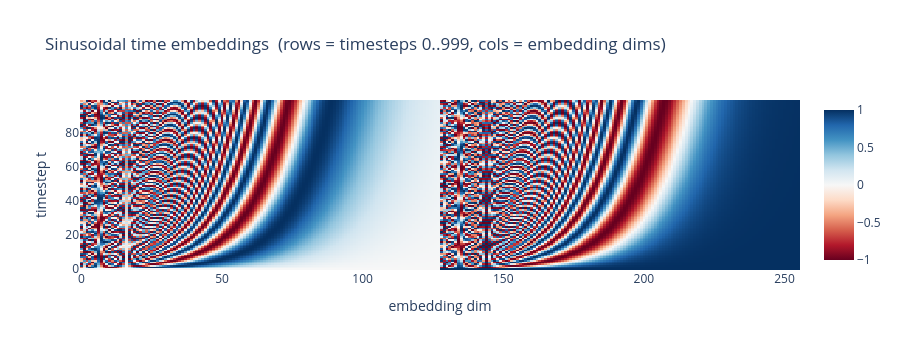

Notebook cell for this chart:
### Code cell
emb_0 = sinusoidal_embedding(0)
emb_500 = sinusoidal_embedding(500)
emb_999 = sinusoidal_embedding(999)

assert emb_0.shape == (256,), f"expected (256,), got {emb_0.shape}"
assert not jnp.allclose(emb_0, emb_500), (
    "different timesteps must give different embeddings"
)
assert not jnp.allclose(emb_500, emb_999)
print("✓ sinusoidal_embedding works")

# Visualise: each row is an embedding for a different t
embs = jnp.stack([sinusoidal_embedding(t) for t in range(0, 1000, 10)])
fig = go.Figure(go.Heatmap(z=np.array(embs), colorscale="RdBu", zmid=0))
fig.update_layout(
    title="Sinusoidal time embeddings  (rows = timesteps 0..999, cols = embedding dims)",
    xaxis_title="embedding dim",
    yaxis_title="timestep t",
    height=350,
)
fig.show()

### Figure 1 — Plotly figure (JSON) as saved in the notebook; plotly's stock layout.template omitted (floating-point values rounded to 4 significant figures; data arrays with more than 128 entries replaced by an {"elided": "..."} marker saying what was removed)
{"data": [{"colorscale": [[0, "rgb(103,0,31)"], [0.1, "rgb(178,24,43)"], [0.2, "rgb(214,96,77)"], [0.3, "rgb(244,165,130)"], [0.4, "rgb(253,219,199)"], [0.5, "rgb(247,247,247)"], [0.6, "rgb(209,229,240)"], [0.7, "rgb(146,197,222)"], [0.8, "rgb(67,147,195)"], [0.9, "rgb(33,102,172)"], [1, "rgb(5,48,97)"]], "type": "heatmap", "z": {"elided": "100x256 float values"}, "zmid": 0}], "layout": {"height": 350, "title": {"text": "Sinusoidal time embeddings  (rows = timesteps 0..999, cols = embedding dims)"}, "xaxis": {"title": {"text": "embedding dim"}}, "yaxis": {"title": {"text": "timestep t"}}}}
